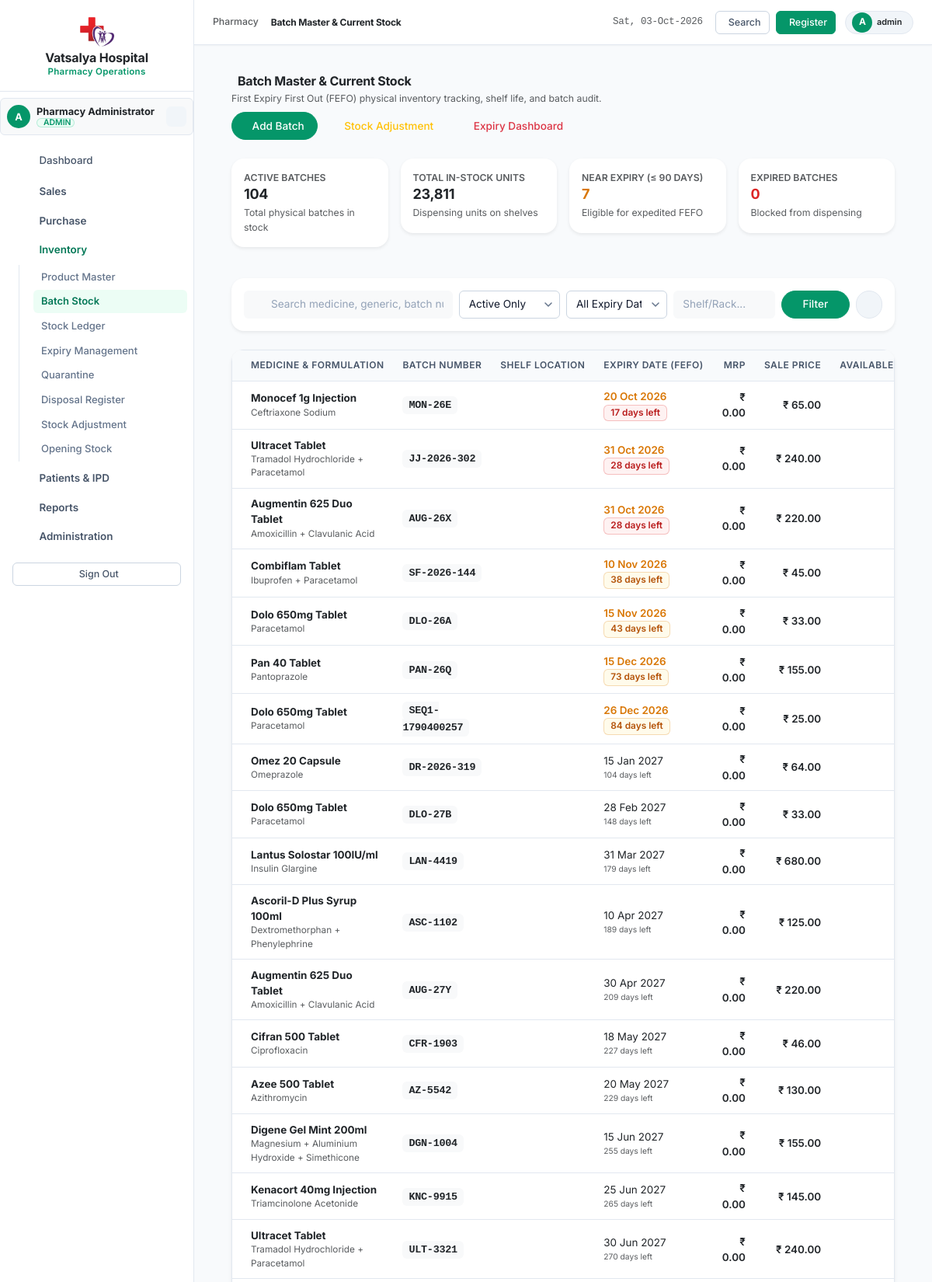
/modules/inventory/batch_stock.php (signed in, upper part), run on the app's committed database.
### tables this page shows
CREATE TABLE `medicine_batches` (
  `batch_id` int(11) NOT NULL AUTO_INCREMENT,
  `medicine_id` int(11) NOT NULL,
  `batch_number` varchar(50) NOT NULL,
  `manufacturing_date` date DEFAULT NULL,
  `expiry_date` date NOT NULL,
  `purchase_price` decimal(10,2) NOT NULL DEFAULT 0.00,
  `mrp` decimal(10,2) NOT NULL DEFAULT 0.00,
  `sale_price` decimal(10,2) NOT NULL DEFAULT 0.00,
  `quantity_received` int(11) NOT NULL DEFAULT 0,
  `quantity_available` int(11) NOT NULL DEFAULT 0,
  `reserved_quantity` int(11) NOT NULL DEFAULT 0,
  `damaged_quantity` int(11) NOT NULL DEFAULT 0,
  `quarantined_quantity` int(11) NOT NULL DEFAULT 0,
  `disposed_quantity` int(11) NOT NULL DEFAULT 0,
  `supplier_id` int(11) DEFAULT NULL,
  `purchase_id` int(11) DEFAULT NULL,
  `shelf_location` varchar(50) DEFAULT NULL,
  `status` enum('Active','Near Expiry','Expired','Blocked','Depleted','Quarantined','Disposed') NOT NULL DEFAULT 'Active',
  `created_at` datetime NOT NULL DEFAULT current_timestamp(),
  `updated_at` datetime NOT NULL DEFAULT current_timestamp() ON UPDATE current_timestamp(),
  PRIMARY KEY (`batch_id`),
  UNIQUE KEY `uq_medicine_batch` (`medicine_id`,`batch_number`),
  KEY `idx_medicine_id` (`medicine_id`),
  KEY `idx_batch_number` (`batch_number`),
  KEY `idx_expiry_date` (`expiry_date`),
  KEY `idx_status` (`status`),
  KEY `idx_quantity_available` (`quantity_available`),
  CONSTRAINT `fk_batches_medicine` FOREIGN KEY (`medicine_id`) REFERENCES `medicines` (`medicine_id`)
);

CREATE TABLE `medicines` (
  `medicine_id` int(11) NOT NULL AUTO_INCREMENT,
  `medicine_name` varchar(150) NOT NULL,
  `generic_name` varchar(150) DEFAULT NULL,
  `composition` text DEFAULT NULL,
  `strength` varchar(50) DEFAULT NULL,
  `dosage_form` varchar(50) DEFAULT NULL,
  `brand_name` varchar(150) DEFAULT NULL,
  `category` varchar(100) DEFAULT NULL,
  `unit` varchar(50) DEFAULT 'Unit',
  `pack_size` varchar(50) NOT NULL DEFAULT '1',
  `rack_location` varchar(50) DEFAULT NULL,
  `shelf` varchar(50) DEFAULT NULL,
  `box_bin` varchar(50) DEFAULT NULL,
  `schedule_type` varchar(50) NOT NULL DEFAULT 'General',
  `manufacturer` varchar(150) DEFAULT NULL,
  `hsn_code` varchar(50) DEFAULT NULL,
  `gst_percent` decimal(5,2) NOT NULL DEFAULT 0.00,
  `price` decimal(10,2) NOT NULL DEFAULT 0.00,
  `purchase_price` decimal(10,2) NOT NULL DEFAULT 0.00,
  `stock_quantity` int(11) NOT NULL DEFAULT 0,
  `reorder_level` int(11) NOT NULL DEFAULT 10,
  `min_stock` int(11) NOT NULL DEFAULT 5,
  `max_stock` int(11) NOT NULL DEFAULT 1000,
  `reorder_qty` int(11) NOT NULL DEFAULT 50,
  `barcode` varchar(100) DEFAULT NULL,
  `alternate_barcode` varchar(100) DEFAULT NULL,
  `expiry_date` date DEFAULT NULL,
  `batch_number` varchar(50) DEFAULT NULL,
  `status` enum('Active','Inactive','Discontinued') NOT NULL DEFAULT 'Active',
  `created_by` int(11) DEFAULT NULL,
  `updated_by` int(11) DEFAULT NULL,
  `created_at` datetime NOT NULL DEFAULT current_timestamp(),
  `updated_at` datetime NOT NULL DEFAULT current_timestamp() ON UPDATE current_timestamp(),
  `deleted_at` datetime DEFAULT NULL,
  PRIMARY KEY (`medicine_id`),
  UNIQUE KEY `uq_barcode` (`barcode`),
  KEY `idx_medicine_name` (`medicine_name`),
  KEY `idx_generic_name` (`generic_name`),
  KEY `idx_category` (`category`),
  KEY `idx_status` (`status`),
  KEY `idx_stock_quantity` (`stock_quantity`),
  KEY `idx_rack_location` (`rack_location`)
);

### app/Services/BatchService.php (called while the page is built, shortened)
<?php
class BatchService
{
    private PDO $pdo;
    public function __construct(PDO $pdo)
    {
        $this->pdo = $pdo;
    }
    public function getInventoryMetrics(): array
    {
        $totalMedicines = (int)$this->pdo->query("SELECT COUNT(*) FROM medicines WHERE status = 'Active' AND deleted_at IS NULL")->fetchColumn();
        $totalBatches = (int)$this->pdo->query("SELECT COUNT(*) FROM medicine_batches WHERE quantity_available > 0")->fetchColumn();
        $totalUnits = (int)$this->pdo->query("SELECT COALESCE(SUM(quantity_available), 0) FROM medicine_batches WHERE status != 'Disposed'")->fetchColumn();
        $outOfStock = (int)$this->pdo->query("
            SELECT COUNT(*) FROM medicines m
            WHERE m.status = 'Active' AND m.deleted_at IS NULL
              AND NOT EXISTS (
                  SELECT 1 FROM medicine_batches mb
                  WHERE mb.medicine_id = m.medicine_id AND mb.quantity_available > 0 AND mb.expiry_date >= CURDATE()
              )
        ")->fetchColumn();
        $lowStock = (int)$this->pdo->query("
            SELECT COUNT(*) FROM medicines m
            WHERE m.status = 'Active' AND m.deleted_at IS NULL
              AND m.stock_quantity <= m.reorder_level
              AND m.stock_quantity > 0
        ")->fetchColumn();
        $nearExpiry90 = (int)$this->pdo->query("
            SELECT COUNT(*) FROM medicine_batches
            WHERE quantity_available > 0
              AND expiry_date >= CURDATE()
              AND expiry_date <= DATE_ADD(CURDATE(), INTERVAL 90 DAY)
        ")->fetchColumn();
        $expiredBatches = (int)$this->pdo->query("
            SELECT COUNT(*) FROM medicine_batches
            WHERE quantity_available > 0
              AND expiry_date < CURDATE()
        ")->fetchColumn();
        return [
            'total_medicines'  => $totalMedicines,
            'total_batches'    => $totalBatches,
            'total_units'      => $totalUnits,
            'out_of_stock'     => $outOfStock,
            'low_stock'        => $lowStock,
            'near_expiry_90'   => $nearExpiry90,
            'expired_batches'  => $expiredBatches
        ];
    }
}

### includes/functions.php (called while the page is built, shortened)
<?php
if (!function_exists('format_currency')) {
    function format_currency($amount, string $symbol = '₹'): string
    {
        return $symbol . ' ' . number_format((float)$amount, 2);
    }
}
if (!function_exists('format_date')) {
    function format_date(?string $date, string $format = 'd M Y'): string
    {
        return date($format, strtotime($date));
    }
}

### modules/inventory/batch_stock.php (the view, shortened to what this page needs)
<?php
require_once __DIR__ . '/../../config/session.php';
require_once __DIR__ . '/../../includes/functions.php';
require_once __DIR__ . '/../../app/Services/BatchService.php';
$batchService = new BatchService($pdo);
$search = trim($_GET['search'] ?? '');
$statusFilter = trim($_GET['status'] ?? 'Active');
$shelfFilter = trim($_GET['shelf'] ?? '');
$where = ["1=1"];
$params = [];
if ($statusFilter !== '' && $statusFilter !== 'All') {
    $where[] = "mb.status = ?";
    $params[] = $statusFilter;
}
$whereSql = implode(' AND ', $where);
$sql = "
    SELECT mb.*, m.medicine_name, m.generic_name, m.unit, m.pack_size, m.schedule_type,
           DATEDIFF(mb.expiry_date, CURDATE()) AS days_to_expiry
    FROM medicine_batches mb
    JOIN medicines m ON mb.medicine_id = m.medicine_id
    WHERE {$whereSql}
    ORDER BY mb.expiry_date ASC, mb.batch_id ASC
";
$stmt = $pdo->prepare($sql);
$stmt->execute($params);
$batches = $stmt->fetchAll(PDO::FETCH_ASSOC);
$metrics = $batchService->getInventoryMetrics();
include __DIR__ . '/../../includes/header.php';
include __DIR__ . '/../../includes/sidebar.php';
include __DIR__ . '/../../includes/navbar.php';
?>
<div class="container-fluid px-4 py-3">
    <div class="d-flex flex-wrap justify-content-between align-items-center mb-4 gap-2">
        <div>
            <h4 class="fw-bold text-dark mb-1">
                <i class="ti ti-packages text-emerald me-2"></i>Batch Master & Current Stock
            </h4>
            <p class="text-muted small mb-0">First Expiry First Out (FEFO) physical inventory tracking, shelf life, and batch audit.</p>
        </div>
        <div class="d-flex gap-2">
            <a href="opening_stock.php" class="btn btn-emerald text-white rounded-pill px-3 py-2 small" style="background-color: #059669;">
                <i class="ti ti-plus me-1"></i> Add Batch
            </a>
            <a href="adjustments.php" class="btn btn-outline-warning rounded-pill px-3 py-2 small">
                <i class="ti ti-adjustments me-1"></i> Stock Adjustment
            </a>
            <a href="expiry.php" class="btn btn-outline-danger rounded-pill px-3 py-2 small">
                <i class="ti ti-calendar-due me-1"></i> Expiry Dashboard
            </a>
        </div>
    </div>
    <div class="row g-3 mb-4">
        <div class="col-6 col-md-3">
            <div class="card border-0 shadow-sm p-3 rounded-4 bg-white">
                <div class="text-muted small text-uppercase fw-semibold">Active Batches</div>
                <h3 class="fw-bold mb-0 text-dark"><?= number_format($metrics['total_batches']) ?></h3>
                <div class="text-muted small mt-1">Total physical batches in stock</div>
            </div>
        </div>
        <div class="col-6 col-md-3">
            <div class="card border-0 shadow-sm p-3 rounded-4 bg-white">
                <div class="text-muted small text-uppercase fw-semibold">Total In-Stock Units</div>
                <h3 class="fw-bold mb-0 text-dark"><?= number_format($metrics['total_units']) ?></h3>
                <div class="text-muted small mt-1">Dispensing units on shelves</div>
            </div>
        </div>
        <div class="col-6 col-md-3">
            <div class="card border-0 shadow-sm p-3 rounded-4 bg-white">
                <div class="text-muted small text-uppercase fw-semibold">Near Expiry (&le; 90 Days)</div>
                <h3 class="fw-bold mb-0 text-warning"><?= number_format($metrics['near_expiry_90']) ?></h3>
                <div class="text-muted small mt-1">Eligible for expedited FEFO</div>
            </div>
        </div>
        <div class="col-6 col-md-3">
            <div class="card border-0 shadow-sm p-3 rounded-4 bg-white">
                <div class="text-muted small text-uppercase fw-semibold">Expired Batches</div>
                <h3 class="fw-bold mb-0 text-danger"><?= number_format($metrics['expired_batches']) ?></h3>
                <div class="text-muted small mt-1">Blocked from dispensing</div>
            </div>
        </div>
    </div>
    <div class="card border-0 shadow-sm rounded-4 mb-4 p-3 bg-white">
        <form method="GET" class="row g-2 align-items-center">
            <div class="col-12 col-md-4">
                <div class="input-group">
                    <span class="input-group-text bg-light border-0"><i class="ti ti-search text-muted"></i></span>
                    <input type="text" name="search" class="form-control bg-light border-0" placeholder="Search medicine, generic, batch number..." value="<?= htmlspecialchars($search) ?>">
                </div>
            </div>
            <div class="col-6 col-md-2">
            </div>
            <div class="col-6 col-md-2">
            </div>
            <div class="col-6 col-md-2">
                <input type="text" name="shelf" class="form-control bg-light border-0" placeholder="Shelf/Rack..." value="<?= htmlspecialchars($shelfFilter) ?>">
            </div>
            <div class="col-6 col-md-2 d-flex gap-2">
                <button type="submit" class="btn btn-emerald text-white w-100 rounded-pill" style="background-color: #059669;">Filter</button>
                <a href="batch_stock.php" class="btn btn-light rounded-pill px-3"><i class="ti ti-refresh"></i></a>
            </div>
        </form>
    </div>
    <div class="card border-0 shadow-sm rounded-4 overflow-hidden bg-white mb-5">
        <div class="table-responsive">
            <table class="table table-hover align-middle mb-0">
                <thead class="bg-light text-muted small text-uppercase">
                    <tr>
                        <th class="ps-4">Medicine & Formulation</th>
                        <th>Batch Number</th>
                        <th>Shelf Location</th>
                        <th>Expiry Date (FEFO)</th>
                        <th class="text-end">MRP</th>
                        <th class="text-end">Sale Price</th>
                        <th class="text-end">Available Units</th>
                    </tr>
                </thead>
                <tbody>
                    <?php if (empty($batches)): ?>
                        <tr>
                            <td colspan="9" class="text-center py-5 text-muted">
                                <i class="ti ti-packages fs-1 d-block mb-2 text-secondary"></i>
                                No batches found matching your search criteria.
                            </td>
                        </tr>
                    <?php else: ?>
                        <?php foreach ($batches as $b): ?>
                            <tr>
                                <td class="ps-4">
                                    <div class="fw-bold text-dark">
                                        <a href="profile.php?id=<?= $b['medicine_id'] ?>" class="text-dark text-decoration-none hover-emerald">
                                            <?= htmlspecialchars($b['medicine_name']) ?>
                                        </a>
                                    </div>
                                    <div class="text-muted small"><?= htmlspecialchars($b['generic_name'] ?? '-') ?></div>
                                </td>
                                <td>
                                    <span class="font-monospace fw-bold text-dark bg-light px-2 py-1 rounded">
                                        <?= htmlspecialchars($b['batch_number']) ?>
                                    </span>
                                </td>
                                <td>
                                    <span class="small font-monospace text-dark">
                                    </span>
                                </td>
                                <td>
                                    <div class="<?= $b['days_to_expiry'] < 0 ? 'text-danger fw-bold' : ($b['days_to_expiry'] <= 90 ? 'text-warning fw-semibold' : 'text-dark') ?>">
                                        <?= format_date($b['expiry_date']) ?>
                                    </div>
                                    <div class="small">
                                        <?php if ($b['days_to_expiry'] < 0): ?>
                                            <span class="badge bg-danger-subtle text-danger">Expired (<?= abs($b['days_to_expiry']) ?>d ago)</span>
                                        <?php elseif ($b['days_to_expiry'] <= 30): ?>
                                            <span class="badge bg-danger-subtle text-danger"><?= $b['days_to_expiry'] ?> days left</span>
                                        <?php elseif ($b['days_to_expiry'] <= 90): ?>
                                            <span class="badge bg-warning-subtle text-warning"><?= $b['days_to_expiry'] ?> days left</span>
                                        <?php else: ?>
                                            <span class="text-muted small"><?= $b['days_to_expiry'] ?> days left</span>
                                        <?php endif; ?>
                                    </div>
                                </td>
                                <td class="text-end fw-semibold text-dark"><?= format_currency($b['mrp']) ?></td>
                                <td class="text-end fw-semibold text-dark"><?= format_currency($b['sale_price']) ?></td>
                                <td class="text-end">
                                </td>
                            </tr>
                        <?php endforeach; ?>
                    <?php endif; ?>
                </tbody>
            </table>
        </div>
    </div>
</div>
<?php
include __DIR__ . '/../../includes/footer.php';
?>

### data on the page
medicine_batches: medicine.medicine_name "Monocef 1g Injection", medicine.generic_name "Ceftriaxone Sodium", batch_number "MON-26E", expiry_date "20 Oct 2026", days_to_expiry "17", mrp "₹ 0.00", sale_price "₹ 65.00"
medicine_batches: medicine.medicine_name "Ultracet Tablet", medicine.generic_name "Tramadol Hydrochloride + Paracetamol", batch_number "JJ-2026-302", expiry_date "31 Oct 2026", days_to_expiry "28", mrp "₹ 0.00", sale_price "₹ 240.00"
medicine_batches: medicine.medicine_name "Augmentin 625 Duo Tablet", medicine.generic_name "Amoxicillin + Clavulanic Acid", batch_number "AUG-26X", expiry_date "31 Oct 2026", days_to_expiry "28", mrp "₹ 0.00", sale_price "₹ 220.00"
medicine_batches: medicine.medicine_name "Combiflam Tablet", medicine.generic_name "Ibuprofen + Paracetamol", batch_number "SF-2026-144", expiry_date "10 Nov 2026", days_to_expiry "38", mrp "₹ 0.00", sale_price "₹ 45.00"
medicine_batches: medicine.medicine_name "Dolo 650mg Tablet", medicine.generic_name "Paracetamol", batch_number "DLO-26A", expiry_date "15 Nov 2026", days_to_expiry "43", mrp "₹ 0.00", sale_price "₹ 33.00"
medicine_batches: medicine.medicine_name "Pan 40 Tablet", medicine.generic_name "Pantoprazole", batch_number "PAN-26Q", expiry_date "15 Dec 2026", days_to_expiry "73", mrp "₹ 0.00", sale_price "₹ 155.00"
medicine_batches: medicine.medicine_name "Dolo 650mg Tablet", medicine.generic_name "Paracetamol", batch_number "SEQ1-1790400257", expiry_date "26 Dec 2026", days_to_expiry "84", mrp "₹ 0.00", sale_price "₹ 25.00"
medicine_batches: medicine.medicine_name "Omez 20 Capsule", medicine.generic_name "Omeprazole", batch_number "DR-2026-319", expiry_date "15 Jan 2027", days_to_expiry "104", mrp "₹ 0.00", sale_price "₹ 64.00"
medicine_batches: medicine.medicine_name "Dolo 650mg Tablet", medicine.generic_name "Paracetamol", batch_number "DLO-27B", expiry_date "28 Feb 2027", days_to_expiry "148", mrp "₹ 0.00", sale_price "₹ 33.00"
medicine_batches: medicine.medicine_name "Lantus Solostar 100IU/ml", medicine.generic_name "Insulin Glargine", batch_number "LAN-4419", expiry_date "31 Mar 2027", days_to_expiry "179", mrp "₹ 0.00", sale_price "₹ 680.00"
medicine_batches: medicine.medicine_name "Ascoril-D Plus Syrup 100ml", medicine.generic_name "Dextromethorphan + Phenylephrine", batch_number "ASC-1102", expiry_date "10 Apr 2027", days_to_expiry "189", mrp "₹ 0.00", sale_price "₹ 125.00"
medicine_batches: medicine.medicine_name "Augmentin 625 Duo Tablet", medicine.generic_name "Amoxicillin + Clavulanic Acid", batch_number "AUG-27Y", expiry_date "30 Apr 2027", days_to_expiry "209", mrp "₹ 0.00", sale_price "₹ 220.00"
medicine_batches: medicine.medicine_name "Cifran 500 Tablet", medicine.generic_name "Ciprofloxacin", batch_number "CFR-1903", expiry_date "18 May 2027", days_to_expiry "227", mrp "₹ 0.00", sale_price "₹ 46.00"
medicine_batches: medicine.medicine_name "Azee 500 Tablet", medicine.generic_name "Azithromycin", batch_number "AZ-5542", expiry_date "20 May 2027", days_to_expiry "229", mrp "₹ 0.00", sale_price "₹ 130.00"
medicine_batches: medicine.medicine_name "Digene Gel Mint 200ml", medicine.generic_name "Magnesium + Aluminium Hydroxide + Simethicone", batch_number "DGN-1004", expiry_date "15 Jun 2027", days_to_expiry "255", mrp "₹ 0.00", sale_price "₹ 155.00"
medicine_batches: medicine.medicine_name "Kenacort 40mg Injection", medicine.generic_name "Triamcinolone Acetonide", batch_number "KNC-9915", expiry_date "25 Jun 2027", days_to_expiry "265", mrp "₹ 0.00", sale_price "₹ 145.00"
medicine_batches: medicine.medicine_name "Ultracet Tablet", medicine.generic_name "Tramadol Hydrochloride + Paracetamol", batch_number "ULT-3321", expiry_date "30 Jun 2027", days_to_expiry "270", mrp "₹ 0.00", sale_price "₹ 240.00"

### other printed values
substr($user['username'] ?? 'P', 0, 1) "A"
$user['full_name'] "Pharmacy Administrator"
$user['role_name'] "ADMIN"
$page_title "Batch Master & Current Stock"
$user['username'] "admin"
$metrics['total_batches'] "104"
$metrics['total_units'] "23,811"
$metrics['near_expiry_90'] "7"
$metrics['expired_batches'] "0"
